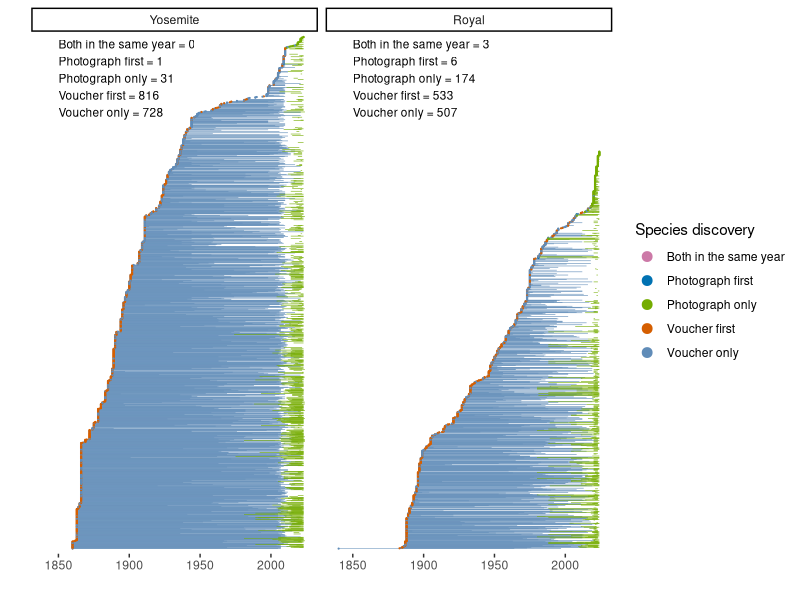
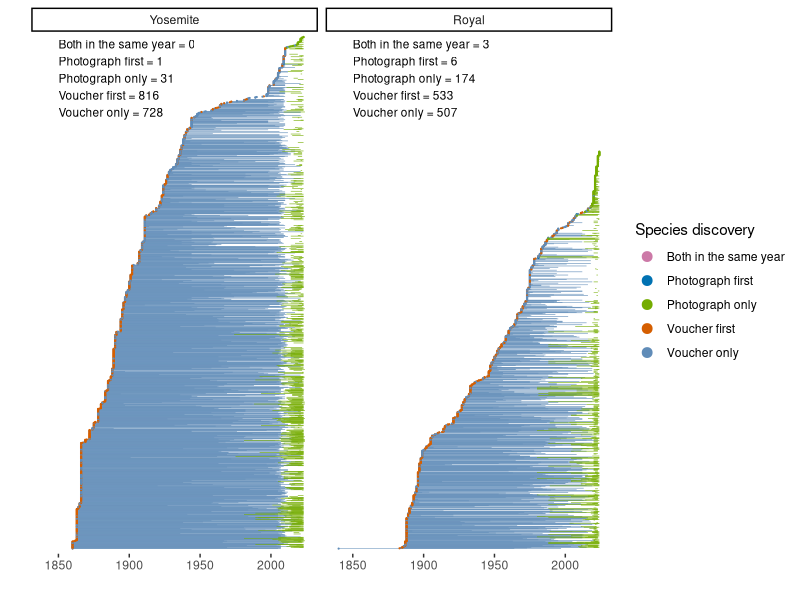
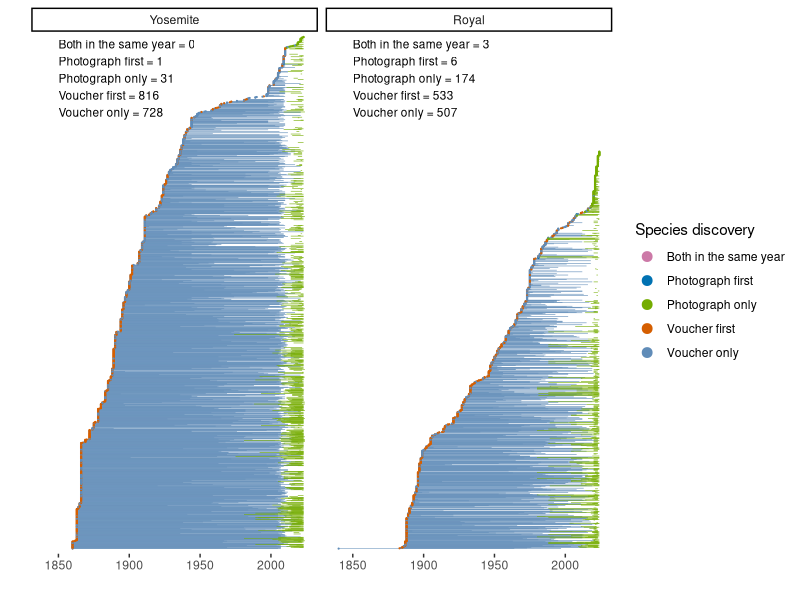

Source code (R) for these figures, in order:
library(tidyverse)
library(lubridate)
library(patchwork)

yos<-read_csv("data/Yosemite_alltime_list_2025_03_17.csv")  %>%
  filter(final_list==1)

yos$first_year_both <- pmin(yos$year_first_voucher, yos$year_first_iNat, na.rm = TRUE)


yos$`Species discovery` <- case_when(yos$year_first_voucher<yos$year_first_iNat ~ "Voucher first",
                             is.na(yos$year_first_iNat)~ "Voucher only",
                             yos$year_first_voucher==yos$year_first_iNat ~ "Both in the same year",
                             yos$year_first_voucher>yos$year_first_iNat ~ "Photograph first",
                             is.na(yos$year_first_voucher) ~ "Photograph only")

yos$last_year_both<-pmax(yos$year_last_voucher,yos$year_last_iNat,na.rm=T)
# Reorder species by first_record and convert first_record and last_record to numeric

yos %>%
  filter(!is.na(first_year_both)) %>%
  mutate(accepted_name = fct_reorder(accepted_name, first_year_both)) %>%
  mutate(yaxis_order=as.numeric(accepted_name))->yos_keep_filtered

########### now Royal 

roy<-read_csv("data/Royal_alltime_list_2025_03_17.csv")
roy$first_year_both <- pmin(roy$year_first_voucher,  roy$date_first_iNat_obs, na.rm = TRUE)
roy$last_year_both<-pmax(roy$year_last_voucher,roy$date_last_iNat_obs,na.rm=T)


roy$`Species discovery` <- case_when(roy$year_first_voucher<roy$date_first_iNat_obs ~ "Voucher first",
                                     is.na(roy$date_first_iNat_obs)~ "Voucher only",
                                     roy$year_first_voucher==roy$date_first_iNat_obs ~ "Both in the same year",
                                     roy$year_first_voucher>roy$date_first_iNat_obs ~ "Photograph first",
                                     is.na(roy$year_first_voucher) ~ "Photograph only")

roy_keep<-filter(roy,!is.na(first_year_both))
table(roy_keep$`Species discovery`)
table(yos_keep_filtered$`Species discovery`)


# Reorder species by first_record and convert first_record and last_record to numeric

roy_keep %>%
  mutate(accepted_name = fct_reorder(accepted_name, first_year_both)) %>%
  mutate(yaxis_order=as.numeric(accepted_name))->roy_keep_filtered

########### now combine
# For Yosemite, rename columns to match Royal
yos_selected <- yos_keep_filtered %>%
  select(yaxis_order, year_first_voucher, year_last_voucher,
         year_first_iNat, year_last_iNat,
         first_year_both, `Species discovery`) %>%
  rename(
    date_first_iNat_obs = year_first_iNat,
    date_last_iNat_obs = year_last_iNat
  ) %>%
  select(yaxis_order, year_first_voucher, year_last_voucher,
         date_first_iNat_obs, date_last_iNat_obs,
         first_year_both, `Species discovery`) %>%
  mutate(Site = "Yosemite")

# For Royal, select columns directly
roy_selected <- roy_keep_filtered %>%
  select(yaxis_order, year_first_voucher, year_last_voucher,
         date_first_iNat_obs, date_last_iNat_obs,
         first_year_both, `Species discovery`) %>%
  mutate(Site = "Royal")

# Now combine
combined_df <- bind_rows(yos_selected, roy_selected) %>% mutate(Site = factor(Site, levels = c("Yosemite", "Royal")))

# Ensure Yosemite has "Both in the same year = 0" for balance
discovery_counts <- combined_df %>%
  group_by(Site, `Species discovery`) %>%
  summarize(Count = n(), .groups = "drop") %>%
  complete(Site, `Species discovery`, fill = list(Count = 0))

# Create plot
combined_plot <- ggplot(combined_df, aes(y = yaxis_order)) +
  geom_segment(aes(x = year_first_voucher, xend = year_last_voucher, yend = yaxis_order), 
               col="#608CB8", size = 0.2) +
  geom_segment(aes(x = date_first_iNat_obs, 
                   xend = date_last_iNat_obs, yend = yaxis_order), 
               col = "#74AC00", size = 0.2) +
  geom_point(aes(x = first_year_both, col=`Species discovery`), size = 0.1) +
  facet_wrap(~Site) +
  theme_classic() +
  labs(x = "", y = "", col="Species discovery") +
  theme(
    axis.text.y = element_blank(),
    axis.ticks.y = element_blank(),
    panel.grid.major.y = element_blank(),
    panel.grid.minor.y = element_blank(),
    axis.line.y = element_blank(),
    axis.line.x = element_blank() # Reduce space between y-axis and plot
  ) +
  scale_y_continuous(expand = c(0.01, 0.05)) +
  scale_color_manual(values = c("Voucher first"="#D55E00",
                                "Photograph first"="#0072B2",
                                "Voucher only"="#608CB8",
                                "Photograph only"="#74AC00",
                                "Both in the same year"="#CC79A7")) +
  guides(color = guide_legend(override.aes = list(size = 3)))

# Annotate counts directly in the plot
count_labels <- discovery_counts %>%
  mutate(label = paste(`Species discovery`, "=", Count)) %>%
  group_by(Site) %>%
  summarize(label = paste(label, collapse = "\n"), .groups = "drop")

combined_plot <- combined_plot +
  geom_text(data = count_labels, aes(x = 1850, y = Inf, label = label), 
            hjust = 0, vjust = 1.1, size = 3, inherit.aes = FALSE)

# Save the combined plot
ggsave("output/combined_species_discovery.pdf", combined_plot, width = 8, height = 7)
ggsave("output/combined_species_discovery.png", combined_plot, width = 8, height = 7)
ggsave("output/combined_species_discovery.svg", combined_plot, width = 8, height = 7)
